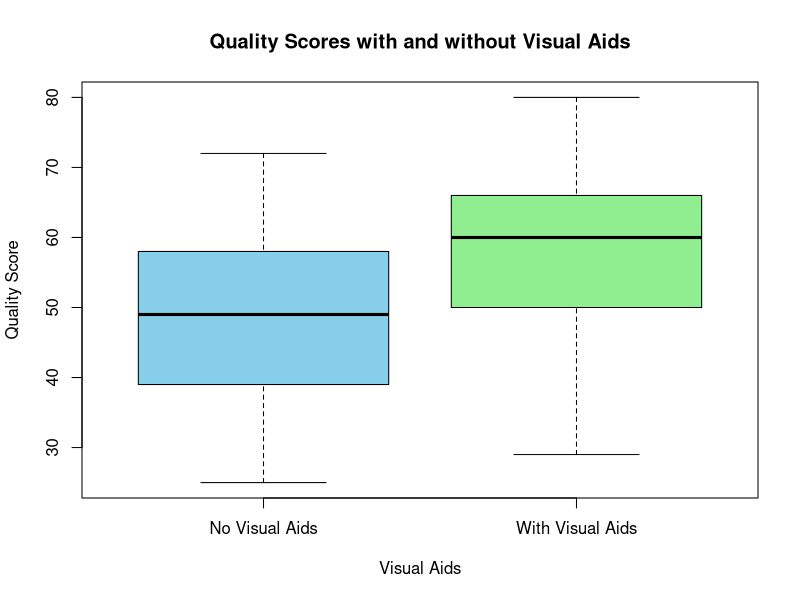

The R script that drew this image:
#Creating a data frame

df <- data.frame(
  Student = 1:17,
  No_Visual_Aids = c(50, 60,58, 72, 36, 51, 49, 49, 25, 52, 41, 32, 58, 39, 25, 40, 61),
  With_Visual_Aids = c(58, 70, 60, 73, 40, 63, 54, 60, 29, 57, 66, 37, 50, 48, 80, 65, 70)
)

#Transposing dataframe
transposed_data <- as.data.frame(t(df[-1]))
colnames(transposed_data) <- df$Student
rownames(transposed_data) <- c("No_Visual_Aids", "With_Visual_Aids")
transposed_data


summary(df$No_Visual_Aids)
summary(df$With_Visual_Aids)


#Box Plot
#Vector of colors
windows(20,12)
colors <- c("skyblue", "lightgreen")

boxplot(df$No_Visual_Aids, df$With_Visual_Aids,
        names = c("No Visual Aids", "With Visual Aids"),
        main = "Quality Scores with and without Visual Aids",
        xlab = "Visual Aids",
        ylab = "Quality Score",
        col = colors)

#Anderson-Darling test for normality

install.packages("nortest")
library(nortest)

ad_test_no_visual <- ad.test(df$No_Visual_Aids)
ad_test_with_visual <- ad.test(df$With_Visual_Aids)

print(ad_test_no_visual)
print(ad_test_with_visual)

#Descriptive statistics
n <- nrow(df)

mean_no_visual <- mean(df$No_Visual_Aids)
median_no_visual <- median(df$No_Visual_Aids)
sd_no_visual <- sd (df$No_Visual_Aids)
skewness_no_visual <- sum((df$No_Visual_Aids-mean_no_visual)^3) / (length(df$No_Visual_Aids) * sd_no_visual ^3)

mean_with_visual <-mean(df$With_Visual_Aids)
median_with_visual <- median(df$With_Visual_Aids)
sd_with_visual <- sd(df$With_Visual_Aids)
skewness_with_visual <- sum((df$With_Visual_Aids - mean_with_visual)^3) / (length(df$With_Visual_Aids) * sd_with_visual^3)

cat("Descriptive statistics for quality scores without visual aids:\n")

cat("Mean:", mean_no_visual, "\n")

cat("Median:", median_no_visual, "\n")

cat("Skewness:", skewness_no_visual, "\n\n")

cat("Descriptive statistics for quality scores with visual aids:\n")

cat("Mean:", mean_with_visual, "\n")

cat("Median:", median_with_visual, "\n")

cat("Skewness:", skewness_with_visual, "\n\n")




#Confidence Interval

quality_difference <- df$With_Visual_Aids - df$No_Visual_Aids

# mean and standard deviation of the difference
mean_diff <- mean(quality_difference)
sd_diff <- sd(quality_difference)

# degrees of freedom
n <- nrow(df)
df <- n - 1

# t-value for 95% confidence interval
t_value <- qt(0.975, df = df)
ci_diff <- t_value * (sd_diff / sqrt(n))

lower_bound <- mean_diff - ci_diff
upper_bound <- mean_diff + ci_diff

cat("Mean Difference:", mean_diff, "\n")

cat("Standard Deviation of Difference:", sd_diff, "\n")

cat("95% Confidence Interval for the Difference:", lower_bound, "-", upper_bound, "\n")


#Difference Test between the groups

install.packages("readr")
library(readr)


df <- read.csv("quality_score.csv") #Similar data saved in csv file

View(df)
#Paired test
t_test <- t.test(df$With_Visual_Aids, df$No_Visual_Aids, paired = TRUE)
print(t_test)
